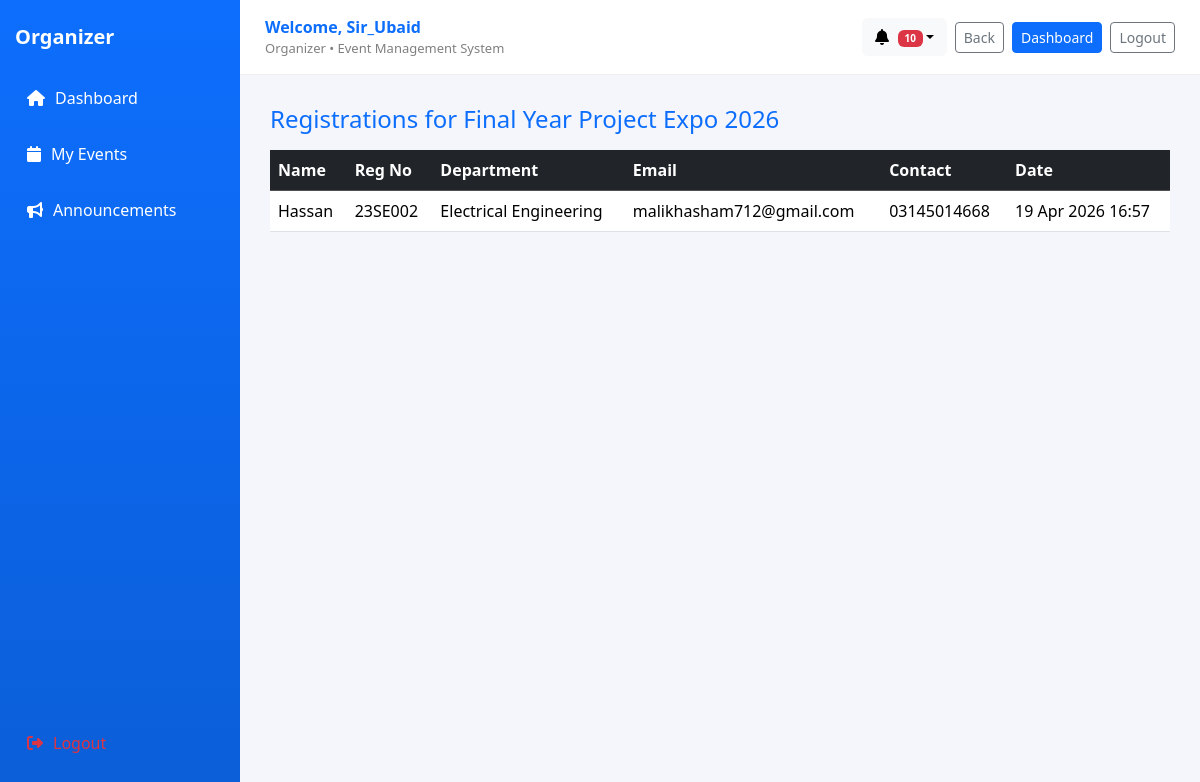
/event/9/registrations/ (signed in), run on the app's committed database.
### events/models.py (models this page shows, shortened)
class Event(models.Model):
    name = models.CharField(max_length=200)
    category = models.ForeignKey(Category, on_delete=models.CASCADE)
    description = models.TextField(blank=True)
    organizer = models.ForeignKey(
        User,
        on_delete=models.SET_NULL,
        null=True,
        blank=True,
        related_name="organized_events"
    )
    venue = models.CharField(max_length=255, blank=True, null=True)
    date = models.DateField(null=True, blank=True)
    status = models.CharField(
        max_length=20,
        choices=EventStatus.choices,
        default=EventStatus.CREATED
    )
    created_at = models.DateTimeField(auto_now_add=True)
    class Meta:
        ordering = ['-created_at']

class EventRegistration(models.Model):
    event = models.ForeignKey(
        Event,
        on_delete=models.CASCADE,
        related_name="registrations"
    )
    student = models.ForeignKey(User, on_delete=models.CASCADE)
    student_name = models.CharField(max_length=100)
    registration_no = models.CharField(max_length=50)
    semester = models.CharField(max_length=20)
    department = models.CharField(max_length=100)
    email = models.EmailField()
    contact_no = models.CharField(max_length=15)
    status = models.CharField(
        max_length=20,
        choices=RegistrationStatus.choices,
        default=RegistrationStatus.REGISTERED
    )
    created_at = models.DateTimeField(auto_now_add=True)
    class Meta:
        constraints = [
            models.UniqueConstraint(
                fields=['event', 'student'],
                name='unique_event_student_registration'
            )
        ]
        ordering = ['-created_at']

### events/views.py (the view)
# urls.py: path('event/<int:event_id>/registrations/', views.event_registrations, name='event_registrations'),
@login_required
def event_registrations(request, event_id):
    event = get_object_or_404(Event, id=event_id)
    if not is_organizer_or_admin(request.user, event):
        return redirect("events:my_events")
    regs = EventRegistration.objects.filter(event=event).select_related("student")
    return render(request, "events/event_registrations.html", {
        "event": event,
        "registrations": regs,
        "total": regs.count(),
        "role": "organizer"
    })

### events/context_processors.py (called while the page is built)
def notifications_context(request):
    if not request.user.is_authenticated:
        return {}
    user_notifications = Notification.objects.filter(
        user=request.user
    ).order_by("-created_at")
    unread_count = user_notifications.filter(is_read=False).count()
    return {
        "notifications": user_notifications[:10],
        "unread_notifications": unread_count
    }

### events/views.py (called while the page is built)
def is_organizer_or_admin(user, event):
    return user.is_superuser or user == event.organizer

### events/templates/events/event_registrations.html (shortened to what this page needs)
{% extends "accounts/dashboard_base.html" %}
{% block content %}
<div class="box">
    <h4 class="text-primary mb-3">
        Registrations for {{ event.name }}
    </h4>
    {% if registrations %}
    <table class="table table-hover admin-table">
        <thead class="table-dark">
            <tr>
                <th>Name</th>
                <th>Reg No</th>
                <th>Department</th>
                <th>Email</th>
                <th>Contact</th>
                <th>Date</th>
            </tr>
        </thead>
        <tbody>
        {% for r in registrations %}
        <tr>
            <td>{{ r.student_name }}</td>
            <td>{{ r.registration_no }}</td>
            <td>{{ r.department }}</td>
            <td>{{ r.email }}</td>
            <td>{{ r.contact_no }}</td>
            <td>{{ r.created_at|date:"d M Y H:i" }}</td>
        </tr>
        {% endfor %}
        </tbody>
    </table>
    {% else %}
    <div class="text-muted text-center py-4">
        No registrations yet.
    </div>
    {% endif %}
</div>
{% endblock %}

### accounts/templates/accounts/dashboard_base.html (shortened to what this page needs)
{% load static %}
<!DOCTYPE html>
<html lang="en">
<head>
    <link href="https://cdn.jsdelivr.net/npm/bootstrap@5.3.3/dist/css/bootstrap.min.css" rel="stylesheet">
    <link rel="stylesheet" href="https://cdnjs.cloudflare.com/ajax/libs/font-awesome/6.4.0/css/all.min.css">
</head>
<body>
<div class="layout">
    <div class="sidebar">
        <h5>
            {% if request.user.is_superuser %}
                Admin
            {% else %}
                {{ role|default:"student"|title }}
            {% endif %}
        </h5>
        {% if role == 'organizer' %}
            <a href="{% url 'events:dashboard' %}" class="nav-link">
                <i class="fa fa-home"></i> Dashboard
            </a>
            <a href="{% url 'events:my_events' %}" class="nav-link">
                <i class="fa fa-calendar"></i> My Events
            </a>
            <a href="{% url 'events:send_announcement' %}" class="nav-link">
                <i class="fa fa-bullhorn"></i> Announcements
            </a>
        {% else %}
            <a href="{% url 'events:my_events' %}" class="nav-link">
                <i class="fa fa-calendar"></i> My Events
            </a>
        {% endif %}
        <div class="mt-auto">
            <a href="{% url 'logout' %}" class="nav-link text-danger">
                <i class="fa fa-sign-out-alt"></i> Logout
            </a>
        </div>
    </div>
    <div class="main">
        <div class="topbar">
            <div>
                <div class="welcome">
                    Welcome, {{ request.user.username }}
                </div>
                <div class="subtext">
                    {% if request.user.is_superuser %}
                        Admin
                    {% else %}
                        {{ role|default:"student"|title }}
                    {% endif %}
                    • Event Management System
                </div>
            </div>
            <div class="d-flex align-items-center gap-2">
                <div class="dropdown position-relative">
                    <button class="btn btn-light position-relative dropdown-toggle" data-bs-toggle="dropdown">
                        <i class="fa fa-bell"></i>
                        {% if notifications %}
                            {% if notifications|length > 0 %}
                                <span class="badge bg-danger notif-badge">
                                    {{ notifications|length }}
                                </span>
                            {% endif %}
                        {% endif %}
                    </button>
                </div>
                <button onclick="history.back()" class="btn btn-outline-secondary btn-sm">
                    Back
                </button>
                {% if request.user.is_superuser %}
                    <a href="/admin/" class="btn btn-primary btn-sm">Admin</a>
                {% elif role == 'organizer' %}
                    <a href="{% url 'events:dashboard' %}" class="btn btn-primary btn-sm">Dashboard</a>
                {% else %}
                    <a href="{% url 'events:available_events' %}" class="btn btn-primary btn-sm">Events</a>
                {% endif %}
                <a href="{% url 'logout' %}" class="btn btn-outline-secondary btn-sm">Logout</a>
            </div>
        </div>
        <div class="content">
            {% block content %}{% endblock %}
        </div>
    </div>
</div>
</body>
</html>

### accounts/templates/accounts/dashboard_base.html (style rules this page uses)
body { margin: 0; font-family: 'Segoe UI', sans-serif; background: #f4f6fb; }
.layout { display: flex; min-height: 100vh; }
.sidebar { width: 240px; background: linear-gradient(180deg, #0d6efd, #0b5ed7); color: white; padding: 25px 15px; display: flex; flex-direction: column; }
.sidebar h5 { margin-bottom: 25px; font-weight: 600; text-transform: capitalize; }
.nav-link { color: white; padding: 12px; border-radius: 8px; margin-bottom: 8px; display: flex; align-items: center; gap: 10px; text-decoration: none; }
.main { flex: 1; display: flex; flex-direction: column; }
.topbar { height: 75px; background: white; border-bottom: 1px solid #eee; display: flex; justify-content: space-between; align-items: center; padding: 0 25px; }
.welcome { font-size: 16px; font-weight: 700; color: #0d6efd; }
.subtext { font-size: 13px; color: gray; }
.content { padding: 30px; }
.notif-badge { position: absolute; top: -5px; right: -5px; font-size: 10px; }

### data on the page
Event: name "Final Year Project Expo 2026"
EventRegistration: student_name "Hassan", registration_no "23SE002", department "Electrical Engineering", email "malikhasham712@gmail.com", contact_no "03145014668", created_at "19 Apr 2026 16:57"

### other printed values
{{ role|default:"student"|title }} "Organizer"
{{ request.user.username }} "Sir_Ubaid"
{{ notifications|length }} "10"
